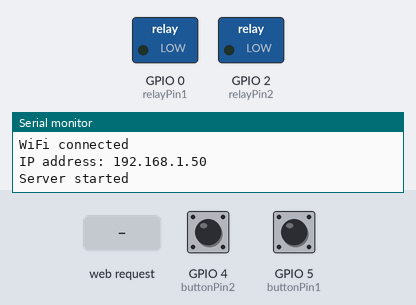
Recording of a sketch running on a simulated ESP8266 (NodeMCU). Shown: switched loads named in the sketch (green lamp = pin HIGH), the last lines printed to the serial monitor. Dashed ring = blinking. The inputs (shaded band) are chosen by the test bench; at power-on: GPIO 4 (buttonPin2) HIGH, GPIO 5 (buttonPin1) HIGH. WiFi joins after 1.5 s; servers stay silent unless stated.

Above: at 3.2 s.
3.3 s: GPIO 4 (buttonPin2) pulled LOW for 1 s
At 5.1 s:
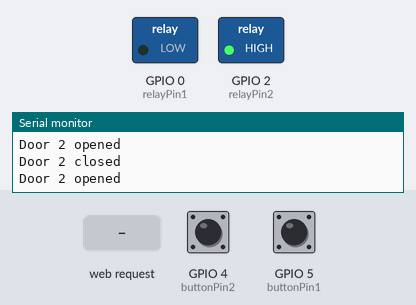
5.8 s: GPIO 5 (buttonPin1) pulled LOW for 3.2 s
At 6.0 s:
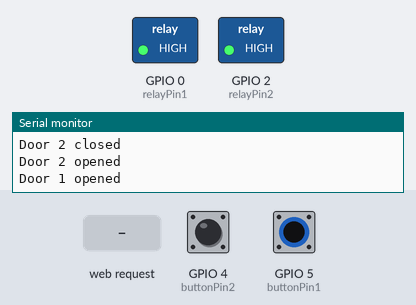
10.5 s: GPIO 5 (buttonPin1) pulled LOW for 0.15 s
At 11.2 s:
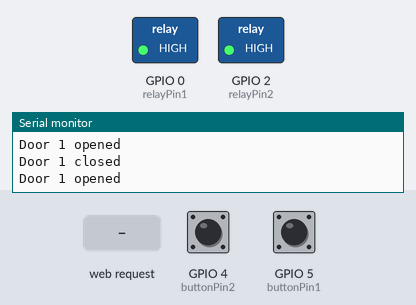
12.1 s: HTTP request GET /door2 received
At 13.3 s:
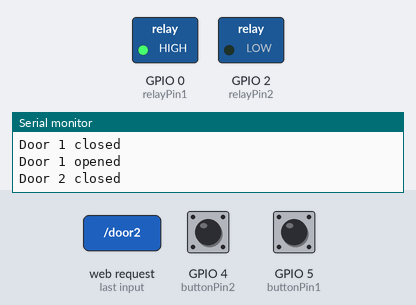
13.6 s: HTTP request GET /door1 received
At 14.6 s:
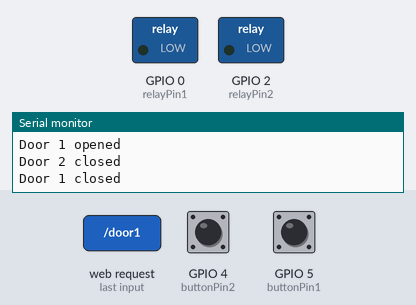
Timing chart, 0 to 16.1 s (numbered marks = the images above; inputs shaded):
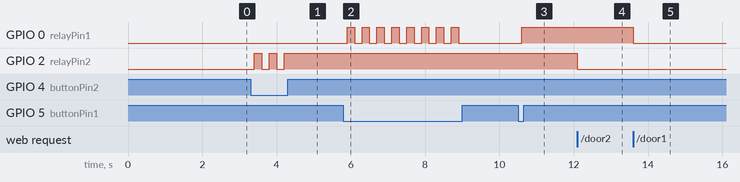

The sketch:

selenoid.ino
```cpp
#include <ESP8266WiFi.h>
#include <WiFiClient.h>
#include <ESP8266WebServer.h>

// Konfigurasi WiFi
const char* ssid = "putra123";
const char* password = "123putra";

// Konfigurasi pin
const int buttonPin1 = 5;     // Push button untuk pintu 1 (D1)
const int buttonPin2 = 4;     // Push button untuk pintu 2 (D2)
const int relayPin1 = 0;      // Pin relay untuk pintu 1 (D3)
const int relayPin2 = 2;      // Pin relay untuk pintu 2 (D4)

// Status pintu
bool door1Open = false;
bool door2Open = false;

ESP8266WebServer server(80);

void setup() {
  pinMode(buttonPin1, INPUT_PULLUP);
  pinMode(buttonPin2, INPUT_PULLUP);
  pinMode(relayPin1, OUTPUT);
  pinMode(relayPin2, OUTPUT);

  Serial.begin(115200);

  // Menghubungkan ke WiFi
  WiFi.begin(ssid, password);
  while (WiFi.status() != WL_CONNECTED) {
    delay(1000);
    Serial.println("Connecting to WiFi...");
  }

  Serial.println("WiFi connected");
  Serial.print("IP address: ");
  Serial.println(WiFi.localIP());

  // Setup server routes
  server.on("/", handleRoot);
  server.on("/door1", handleDoor1);
  server.on("/door2", handleDoor2);

  server.begin();
  Serial.println("Server started");
}

void loop() {
  server.handleClient();

  if (digitalRead(buttonPin1) == LOW) {
    delay(100);
    if (digitalRead(buttonPin1) == LOW) {
      toggleDoor(1);
      delay(100);
    }
  }

  if (digitalRead(buttonPin2) == LOW) {
    delay(100);
    if (digitalRead(buttonPin2) == LOW) {
      toggleDoor(2);
      delay(100);
    }
  }
}

void handleRoot() {
  String html = "<html><body>";
  html += "<h1>Control Doorlock By Webpage</h1>";
  html += "<h2>Door 1</h2>";
  html += "<p>Status: " + String(door1Open ? "Open" : "Closed") + "</p>";
  html += "<p><a href='/door1'><button>Buka Pintu 1</button></a></p>";
  html += "<p><a href='/door1'><button>Tutup Pintu 1</button></a></p>";
  html += "<h2>Door 2</h2>";
  html += "<p>Status: " + String(door2Open ? "Open" : "Closed") + "</p>";
  html += "<p><a href='/door2'><button>Buka Pintu 2</button></a></p>";
  html += "<p><a href='/door2'><button>Tutup Pintu 2</button></a></p>";
  html += "</body></html>";

  server.send(200, "text/html", html);
}

void handleDoor1() {
  toggleDoor(1);

  server.sendHeader("Location", "/");
  server.send(303);
}

void handleDoor2() {
  toggleDoor(2);

  server.sendHeader("Location", "/");
  server.send(303);
}

void toggleDoor(int doorNumber) {
  if (doorNumber == 1) {
    if (door1Open) {
      closeDoor(1);
    } else {
      openDoor(1);
    }
  } else if (doorNumber == 2) {
    if (door2Open) {
      closeDoor(2);
    } else {
      openDoor(2);
    }
  }
}

void openDoor(int doorNumber) {
  if (doorNumber == 1) {
    digitalWrite(relayPin1, HIGH);
    door1Open = true;
    Serial.println("Door 1 opened");
  } else if (doorNumber == 2) {
    digitalWrite(relayPin2, HIGH);
    door2Open = true;
    Serial.println("Door 2 opened");
  }
}

void closeDoor(int doorNumber) {
  if (doorNumber == 1) {
    digitalWrite(relayPin1, LOW);
    door1Open = false;
    Serial.println("Door 1 closed");
  } else if (doorNumber == 2) {
    digitalWrite(relayPin2, LOW);
    door2Open = false;
    Serial.println("Door 2 closed");
  }
}
```

Measured:
- after the input at 3.3 s, GPIO 2 (relayPin2): alternates HIGH for 0.20 s and LOW for 0.20 s, 5 changes in all, then stays HIGH, starting after 0.10 s
- after the input at 5.8 s, GPIO 0 (relayPin1): alternates HIGH for 0.20 s and LOW for 0.20 s, 16 changes in all, then stays LOW, starting after 0.10 s
- after the input at 10.5 s, GPIO 0 (relayPin1): LOW → HIGH after 0.10 s
- after the input at 12.1 s, GPIO 2 (relayPin2): HIGH → LOW at once
- after the input at 13.6 s, GPIO 0 (relayPin1): HIGH → LOW at once
